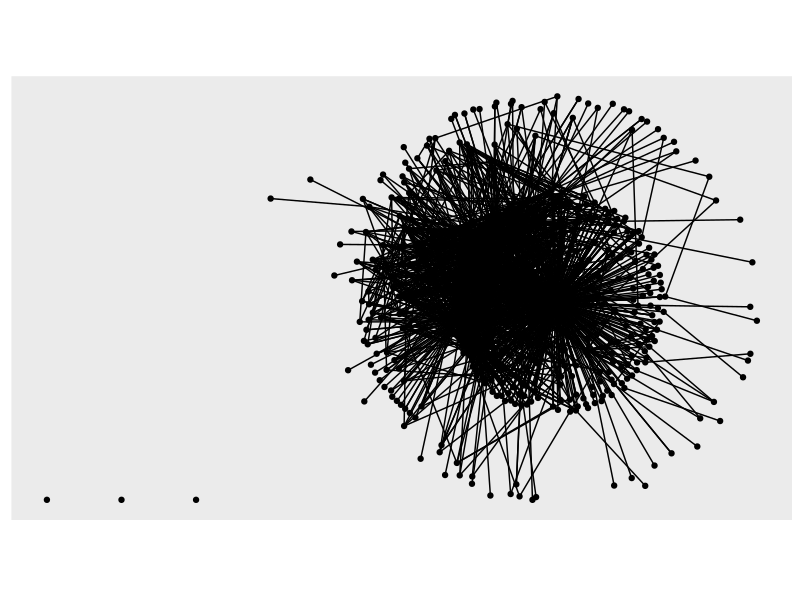
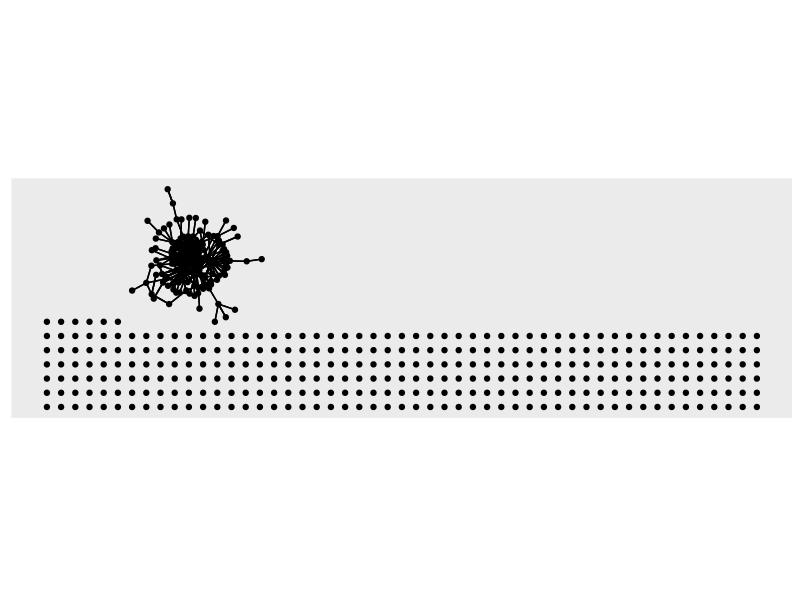

Write R code to recreate these figures, in order. (Note: this script raises an error after producing the figures.)
## ---- chunk 1
knitr::opts_chunk$set(echo = TRUE)
## ---- chunk 2
library(tidyverse)
library(igraph)
library(tidygraph)
library(ggraph)
library(skimr)
## ---- chunk 3
dlt1_ties <- read_csv("data/dlt1-edgelist.csv", 
                 col_types = cols(Sender = col_character(), 
                                  Receiver = col_character(), 
                                  `Category Text` = col_skip(), 
                                  `Comment ID` = col_character(), 
                                  `Discussion ID` = col_character()))

dlt1_ties
## ---- chunk 4
dlt1_actors <- read_csv("data/dlt1-nodes.csv", 
                   col_types = cols(UID = col_character(), 
                                    Facilitator = col_character(), 
                                    expert = col_character(), 
                                    connect = col_character()))
## ---- chunk 5



dlt2_actors <- read_csv("data/dlt2-nodes.csv", 
                   col_types = cols(UID = col_character(), 
                                    Facilitator = col_character(), 
                                    expert = col_character(), 
                                    connect = col_character()))

dlt2_actors
## ---- chunk 6
dlt1_network <- tbl_graph(edges = dlt1_ties,
                          nodes = dlt1_actors,
                          node_key = "UID",
                          directed = TRUE)

dlt1_network |>
  activate(edges) |>
  as_tibble()
## ---- chunk 7

## ---- chunk 8
dlt1_network
## ---- chunk 9
autograph(dlt1_network)
## ---- chunk 10
components(dlt1_network, mode = c("weak"))
## ---- chunk 11
dlt1_network |>
  activate(nodes) |>
  mutate(component_id = group_components(type = "strong")) |>
  as_tibble() |>
  group_by(component_id) |>
  summarise(n = n())
## ---- chunk 12
dlt1_network |>
  activate(nodes) |>
  mutate(component_id = group_components(type = "strong"))
## ---- chunk 13
dlt1_network |>
  activate(edges) |>
  mutate( reciprocated = edge_is_mutual()) |> 
  filter(reciprocated == TRUE) |>
  autograph()
## ---- chunk 14
reciprocity(dlt1_network)
## ---- chunk 15

cliques(dlt1_network, min = NULL, max = NULL)

## ---- chunk 16
clique_num(dlt1_network)
## ---- chunk 17
dlt1_components <- dlt1_network |>
  to_undirected() |>
  activate(nodes) |>
  mutate(group = group_louvain())

dlt1_components
## ---- chunk 18

dlt1_components |> 
  ggraph() + 
  geom_node_point() + 
  geom_edge_link() + 
  theme_graph() + 
  geom_node_voronoi(aes(fill = factor(group), alpha = .05), 
                    max.radius = .5, show.legend = FALSE)
## ---- chunk 19
dlt1_network <- dlt1_network |>
  activate(nodes) |>
  mutate(size = local_size(), 
         in_degree = centrality_degree(mode = "in"),
         out_degree = centrality_degree(mode = "out")) |>
  arrange(desc(size))
  
            
            

dlt1_network |> 
  as_tibble()
## ---- chunk 20
dlt1_network <- dlt1_network |>
  activate(nodes) |>
  mutate(closeness = centrality_closeness()) |>
  arrange(desc(size))
  
            
            

dlt1_network |> 
  as_tibble()
## ---- chunk 21
dlt1_network <- dlt1_network |>
  activate(nodes) |>
  mutate(betweenness = centrality_betweenness()) |>
  arrange(desc(size))
  
            
            

dlt1_network |> 
  as_tibble()
## ---- chunk 22
dlt1_network |>
  activate(nodes) |>
  skim()
## ---- chunk 23
dlt1_network |>
  activate(nodes) |> 
  as_tibble() |>
  ggplot() +
  geom_histogram(aes(size))
## ---- chunk 24

## ---- chunk 25
# YOUR CODE HERE
